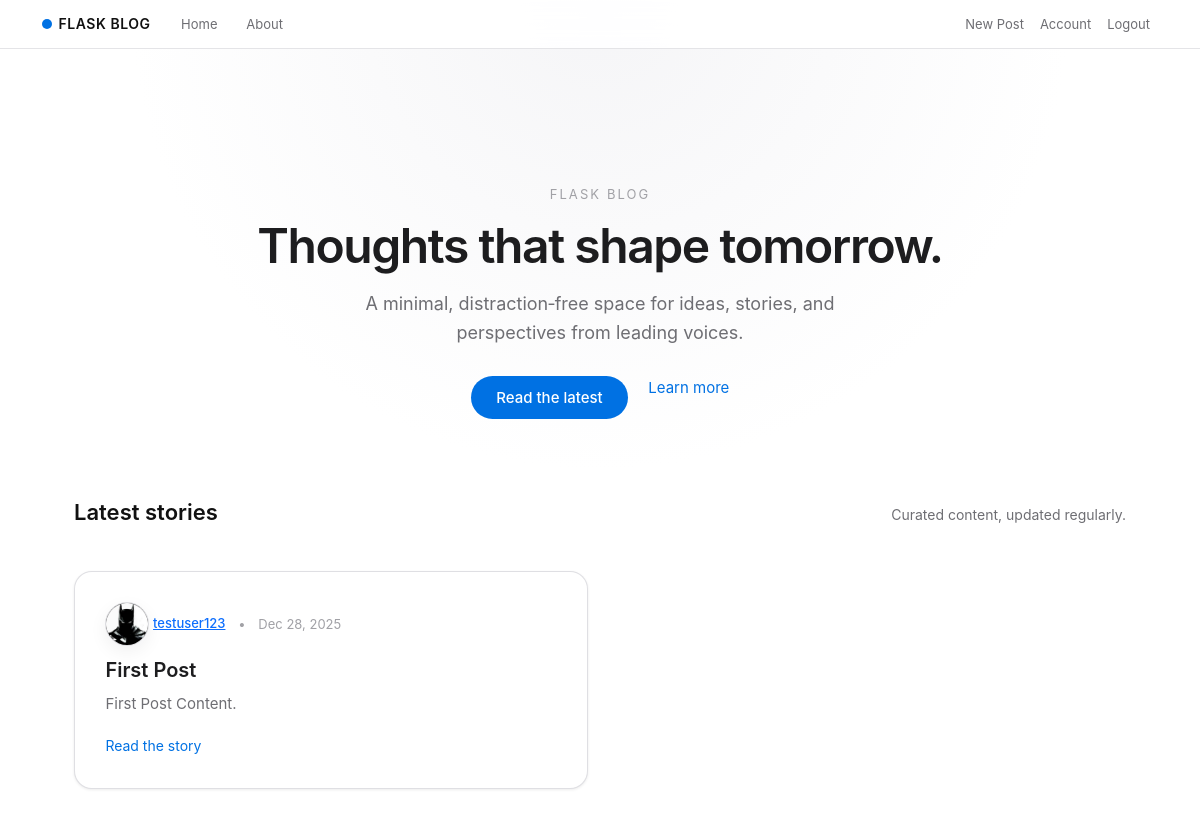
Screenshot of /home (signed in) with the database file from the repository.
### flaskblog/models.py (models this page shows, shortened)
class Post(db.Model):
    id = db.Column(db.Integer, primary_key=True)
    title = db.Column(db.String(100), nullable=False)
    date_posted = db.Column(
        db.DateTime(timezone=True),
        nullable=False,
        default=lambda: datetime.now(timezone.utc)
    )
    content = db.Column(db.Text, nullable=False)
    user_id = db.Column(db.Integer, db.ForeignKey('user.id'), nullable=False)

class User(db.Model, UserMixin):
    id = db.Column(db.Integer, primary_key=True)
    username = db.Column(db.String(20), unique=True, nullable=False)
    email = db.Column(db.String(120), unique=True, nullable=False)
    image_file = db.Column(db.String(20), nullable=False, default='default.jpg')
    password = db.Column(db.String(60), nullable=False)
    posts = db.relationship('Post', backref='author', lazy=True)

### flaskblog/main/routes.py (the view)
@main.route("/")
@main.route("/home")
def home():
    page = request.args.get('page', 1, type=int)
    posts = Post.query.order_by(Post.date_posted.desc()).paginate(page=page, per_page=10)
    return render_template("home.html", posts=posts)

### flaskblog/auth.py (called while the page is built)
@login_manager.user_loader
def load_user(user_id):
    return User.query.get(int(user_id))

### flaskblog/templates/home.html (shortened to what this page needs)
{% extends "layout.html" %} {% block content %}
<section class="hero text-center">
  <p class="hero-eyebrow">Flask Blog</p>
  <h1 class="hero-title">Thoughts that shape tomorrow.</h1>
  <p class="hero-subtitle">
    A minimal, distraction‑free space for ideas, stories, and perspectives from
    leading voices.
  </p>
  <div class="hero-cta">
    <a href="#stories" class="hero-link primary">Read the latest</a>
    <a href="/about" class="hero-link secondary">Learn more</a>
  </div>
</section>
<section id="stories" class="stories-section">
  <div class="section-header">
    <h2 class="section-title">Latest stories</h2>
    <p class="section-subtitle">Curated content, updated regularly.</p>
  </div>
  <div class="row g-4">
    {% for post in posts.items %}
    <div class="col-md-6">
      <article class="story-tile">
        <div class="story-meta">
          <span class="author-wrap">
            <img
              class="story-avatar"
              src="{{ url_for('static', filename='profile_pics/' ~ post.author.image_file) }}"
              alt="{{ post.author.username }}'s avatar"
            />
            <a
              class="story-author"
              href="{{ url_for('users.user_posts', username=post.author.username) }}"
              >{{ post.author.username }}</a
            >
          </span>
          <span class="story-dot">•</span>
          <span class="story-date"
            >{{ post.date_posted.strftime('%b %-d, %Y') }}</span
          >
        </div>
        <h3 class="story-title">{{ post.title }}</h3>
        <p class="story-excerpt">{{ post.content }}</p>
        <a
          href="{{ url_for('posts.post', post_id=post.id) }}"
          class="story-link"
          >Read the story</a
        >
      </article>
    </div>
    {% endfor %}
  </div>
</section>
{% endblock content %}

### flaskblog/static/main.css (style rules this page uses)
:root { --primary-color: #111111; --primary-muted: #1d1d1f; --accent-color: #0071e3; --accent-soft: #e8f0ff; --text-primary: #111111; --text-secondary: #6e6e73; --text-tertiary: #a1a1a6; --bg-primary: #ffffff; --bg-secondary: #fbfbfd; --bg-elevated: #ffffff; --border-color: #d2d2d7; --radius-soft: 18px; --shadow-soft: 0 18px 40px rgba(0, 0, 0, 0.08); --shadow-subtle: 0 1px 3px rgba(0, 0, 0, 0.08); }
* { margin: 0; padding: 0; box-sizing: border-box; }
body { font-family: -apple-system, BlinkMacSystemFont, "SF Pro Text", system-ui, "Segoe UI", Roboto, "Helvetica Neue", Arial, sans-serif; background: radial-gradient(circle at top, #f5f5f7 0, #ffffff 45%); color: var(--text-primary); line-height: 1.6; -webkit-font-smoothing: antialiased; -moz-osx-font-smoothing: grayscale; }
h1, h2, h3, h4, h5, h6 { color: var(--text-primary); font-weight: 600; line-height: 1.2; margin-bottom: 1rem; }
.hero, .about-hero { max-width: 800px; margin: 0 auto 4rem auto; padding: 3.5rem 1.5rem 1rem; }
.hero-eyebrow { font-size: 13px; letter-spacing: 0.16em; text-transform: uppercase; color: var(--text-tertiary); margin-bottom: 0.75rem; }
.hero-title { font-size: 48px; font-weight: 600; letter-spacing: -0.03em; margin-bottom: 1rem; color: var(--primary-muted); }
.hero-subtitle { font-size: 18px; color: var(--text-secondary); max-width: 36rem; margin: 0 auto 1.75rem auto; }
.hero-cta { display: flex; justify-content: center; gap: 1.25rem; flex-wrap: wrap; }
.hero-link { font-size: 15px; text-decoration: none; }
.hero-link.primary { color: #ffffff; background: var(--accent-color); padding: 0.6rem 1.6rem; border-radius: 999px; font-weight: 500; }
.hero-link.secondary { color: var(--accent-color); }
.stories-section { max-width: 1100px; margin: 0 auto; padding: 0 1.5rem; }
.section-header { display: flex; align-items: baseline; justify-content: space-between; gap: 1.5rem; margin-bottom: 1.75rem; }
.section-title { font-size: 22px; font-weight: 600; }
.section-subtitle { font-size: 14px; color: var(--text-secondary); }
.story-tile { background: var(--bg-elevated); border-radius: var(--radius-soft); padding: 1.9rem 1.9rem 1.8rem; border: 1px solid rgba(210, 210, 215, 0.7); box-shadow: var(--shadow-subtle); transition: transform 0.3s ease, box-shadow 0.3s ease, border-color 0.3s ease; height: 100%; }
.story-meta { font-size: 13px; color: var(--text-tertiary); margin-bottom: 0.75rem; display: flex; align-items: center; gap: 0.5rem; }
.story-author { font-weight: 500; }
.story-dot { margin: 0 0.3rem; }
.story-title { font-size: 20px; font-weight: 600; margin-bottom: 0.6rem; color: var(--primary-muted); }
.story-excerpt { font-size: 15px; color: var(--text-secondary); margin-bottom: 1.1rem; }
.story-link { font-size: 14px; color: var(--accent-color); text-decoration: none; }
.story-avatar { width: 44px; height: 44px; border-radius: 50%; object-fit: cover; border: 1px solid rgba(210, 210, 215, 0.8); box-shadow: 0 6px 18px rgba(15, 23, 42, 0.06); }

### rows the page displays
Post: image_file (picture), author.username "testuser123", date_posted "Dec 28, 2025", title "First Post", content "First Post Content."
